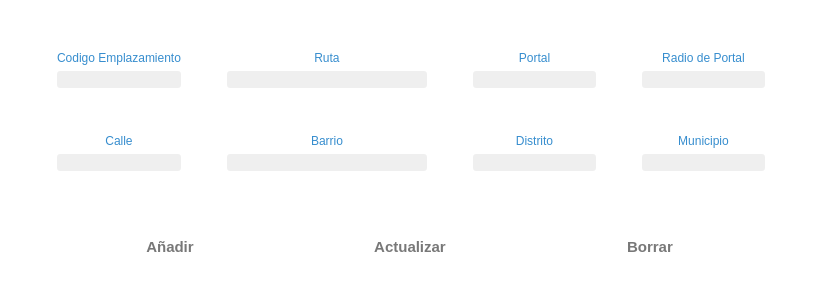
<?xml version="1.0" encoding="UTF-8"?>
<ui version="4.0">
 <class>Ruta</class>
 <widget class="QWidget" name="Ruta">
  <property name="geometry">
   <rect>
    <x>0</x>
    <y>0</y>
    <width>822</width>
    <height>287</height>
   </rect>
  </property>
  <property name="palette">
   <palette>
    <active>
     <colorrole role="Base">
      <brush brushstyle="SolidPattern">
       <color alpha="255">
        <red>46</red>
        <green>47</green>
        <blue>48</blue>
       </color>
      </brush>
     </colorrole>
     <colorrole role="Window">
      <brush brushstyle="SolidPattern">
       <color alpha="255">
        <red>255</red>
        <green>255</green>
        <blue>255</blue>
       </color>
      </brush>
     </colorrole>
    </active>
    <inactive>
     <colorrole role="Base">
      <brush brushstyle="SolidPattern">
       <color alpha="255">
        <red>46</red>
        <green>47</green>
        <blue>48</blue>
       </color>
      </brush>
     </colorrole>
     <colorrole role="Window">
      <brush brushstyle="SolidPattern">
       <color alpha="255">
        <red>255</red>
        <green>255</green>
        <blue>255</blue>
       </color>
      </brush>
     </colorrole>
    </inactive>
    <disabled>
     <colorrole role="Base">
      <brush brushstyle="SolidPattern">
       <color alpha="255">
        <red>255</red>
        <green>255</green>
        <blue>255</blue>
       </color>
      </brush>
     </colorrole>
     <colorrole role="Window">
      <brush brushstyle="SolidPattern">
       <color alpha="255">
        <red>255</red>
        <green>255</green>
        <blue>255</blue>
       </color>
      </brush>
     </colorrole>
    </disabled>
   </palette>
  </property>
  <property name="windowTitle">
   <string>Form</string>
  </property>
  <layout class="QVBoxLayout" name="verticalLayout_5">
   <item>
    <layout class="QHBoxLayout" name="horizontalLayout_2">
     <item>
      <spacer name="horizontalSpacer_2">
       <property name="orientation">
        <enum>Qt::Horizontal</enum>
       </property>
       <property name="sizeHint" stdset="0">
        <size>
         <width>40</width>
         <height>20</height>
        </size>
       </property>
      </spacer>
     </item>
     <item>
      <layout class="QHBoxLayout" name="horizontalLayout_3">
       <item>
        <layout class="QVBoxLayout" name="verticalLayout_4">
         <item>
          <spacer name="verticalSpacer_4">
           <property name="orientation">
            <enum>Qt::Vertical</enum>
           </property>
           <property name="sizeHint" stdset="0">
            <size>
             <width>20</width>
             <height>40</height>
            </size>
           </property>
          </spacer>
         </item>
         <item>
          <layout class="QVBoxLayout" name="verticalLayout">
           <item>
            <widget class="QLabel" name="label">
             <property name="styleSheet">
              <string notr="true">font: 10pt &quot;Segoe UI Semilight&quot;;
color: rgb(54, 141, 206);</string>
             </property>
             <property name="text">
              <string>Codigo Emplazamiento</string>
             </property>
             <property name="alignment">
              <set>Qt::AlignCenter</set>
             </property>
            </widget>
           </item>
           <item>
            <widget class="MyLineEditShine" name="le_codigo">
             <property name="font">
              <font>
               <family>Segoe UI</family>
               <pointsize>10</pointsize>
              </font>
             </property>
             <property name="styleSheet">
              <string notr="true">background-color: #EFEFEF; 
border-radius: 3px;
color:rgb(50, 50, 50);</string>
             </property>
             <property name="alignment">
              <set>Qt::AlignCenter</set>
             </property>
            </widget>
           </item>
          </layout>
         </item>
         <item>
          <spacer name="verticalSpacer">
           <property name="orientation">
            <enum>Qt::Vertical</enum>
           </property>
           <property name="sizeHint" stdset="0">
            <size>
             <width>20</width>
             <height>40</height>
            </size>
           </property>
          </spacer>
         </item>
         <item>
          <layout class="QVBoxLayout" name="verticalLayout_7">
           <item>
            <widget class="QLabel" name="label_3">
             <property name="styleSheet">
              <string notr="true">font: 10pt &quot;Segoe UI Semilight&quot;;
color: rgb(54, 141, 206);</string>
             </property>
             <property name="text">
              <string>Calle</string>
             </property>
             <property name="alignment">
              <set>Qt::AlignCenter</set>
             </property>
            </widget>
           </item>
           <item>
            <widget class="MyLineEditShine" name="le_calle">
             <property name="font">
              <font>
               <family>Segoe UI</family>
               <pointsize>10</pointsize>
              </font>
             </property>
             <property name="styleSheet">
              <string notr="true">background-color: #EFEFEF; 
border-radius: 3px;
color:rgb(50, 50, 50);</string>
             </property>
             <property name="alignment">
              <set>Qt::AlignCenter</set>
             </property>
            </widget>
           </item>
          </layout>
         </item>
         <item>
          <spacer name="verticalSpacer_9">
           <property name="orientation">
            <enum>Qt::Vertical</enum>
           </property>
           <property name="sizeHint" stdset="0">
            <size>
             <width>20</width>
             <height>40</height>
            </size>
           </property>
          </spacer>
         </item>
         <item>
          <layout class="QVBoxLayout" name="verticalLayout_3"/>
         </item>
        </layout>
       </item>
       <item>
        <spacer name="horizontalSpacer">
         <property name="orientation">
          <enum>Qt::Horizontal</enum>
         </property>
         <property name="sizeHint" stdset="0">
          <size>
           <width>40</width>
           <height>20</height>
          </size>
         </property>
        </spacer>
       </item>
       <item>
        <layout class="QVBoxLayout" name="verticalLayout_6">
         <item>
          <spacer name="verticalSpacer_7">
           <property name="orientation">
            <enum>Qt::Vertical</enum>
           </property>
           <property name="sizeHint" stdset="0">
            <size>
             <width>20</width>
             <height>40</height>
            </size>
           </property>
          </spacer>
         </item>
         <item>
          <layout class="QVBoxLayout" name="verticalLayout_2">
           <item>
            <widget class="QLabel" name="label_2">
             <property name="styleSheet">
              <string notr="true">font: 10pt &quot;Segoe UI Semilight&quot;;
color: rgb(54, 141, 206);</string>
             </property>
             <property name="text">
              <string>Ruta</string>
             </property>
             <property name="alignment">
              <set>Qt::AlignCenter</set>
             </property>
            </widget>
           </item>
           <item>
            <widget class="MyLineEditShine" name="le_ruta">
             <property name="font">
              <font>
               <family>Segoe UI</family>
               <pointsize>10</pointsize>
              </font>
             </property>
             <property name="styleSheet">
              <string notr="true">background-color: #EFEFEF; 
border-radius: 3px;
color:rgb(50, 50, 50);</string>
             </property>
             <property name="alignment">
              <set>Qt::AlignCenter</set>
             </property>
            </widget>
           </item>
          </layout>
         </item>
         <item>
          <spacer name="verticalSpacer_2">
           <property name="orientation">
            <enum>Qt::Vertical</enum>
           </property>
           <property name="sizeHint" stdset="0">
            <size>
             <width>20</width>
             <height>40</height>
            </size>
           </property>
          </spacer>
         </item>
         <item>
          <layout class="QVBoxLayout" name="verticalLayout_8">
           <item>
            <widget class="QLabel" name="label_4">
             <property name="styleSheet">
              <string notr="true">font: 10pt &quot;Segoe UI Semilight&quot;;
color: rgb(54, 141, 206);</string>
             </property>
             <property name="text">
              <string>Barrio</string>
             </property>
             <property name="alignment">
              <set>Qt::AlignCenter</set>
             </property>
            </widget>
           </item>
           <item>
            <widget class="MyLineEditShine" name="le_barrio">
             <property name="minimumSize">
              <size>
               <width>200</width>
               <height>0</height>
              </size>
             </property>
             <property name="font">
              <font>
               <family>Segoe UI</family>
               <pointsize>10</pointsize>
              </font>
             </property>
             <property name="styleSheet">
              <string notr="true">background-color: #EFEFEF; 
border-radius: 3px;
color:rgb(50, 50, 50);</string>
             </property>
             <property name="alignment">
              <set>Qt::AlignCenter</set>
             </property>
            </widget>
           </item>
          </layout>
         </item>
         <item>
          <spacer name="verticalSpacer_11">
           <property name="orientation">
            <enum>Qt::Vertical</enum>
           </property>
           <property name="sizeHint" stdset="0">
            <size>
             <width>20</width>
             <height>40</height>
            </size>
           </property>
          </spacer>
         </item>
         <item>
          <layout class="QVBoxLayout" name="verticalLayout_9"/>
         </item>
        </layout>
       </item>
       <item>
        <spacer name="horizontalSpacer_5">
         <property name="orientation">
          <enum>Qt::Horizontal</enum>
         </property>
         <property name="sizeHint" stdset="0">
          <size>
           <width>40</width>
           <height>20</height>
          </size>
         </property>
        </spacer>
       </item>
       <item>
        <layout class="QVBoxLayout" name="verticalLayout_12">
         <item>
          <spacer name="verticalSpacer_10">
           <property name="orientation">
            <enum>Qt::Vertical</enum>
           </property>
           <property name="sizeHint" stdset="0">
            <size>
             <width>20</width>
             <height>40</height>
            </size>
           </property>
          </spacer>
         </item>
         <item>
          <layout class="QVBoxLayout" name="verticalLayout_14">
           <item>
            <widget class="QLabel" name="l_portal">
             <property name="styleSheet">
              <string notr="true">font: 10pt &quot;Segoe UI Semilight&quot;;
color: rgb(54, 141, 206);</string>
             </property>
             <property name="text">
              <string>Portal</string>
             </property>
             <property name="alignment">
              <set>Qt::AlignCenter</set>
             </property>
            </widget>
           </item>
           <item>
            <widget class="MyLineEditShine" name="le_portal">
             <property name="font">
              <font>
               <family>Segoe UI</family>
               <pointsize>10</pointsize>
              </font>
             </property>
             <property name="styleSheet">
              <string notr="true">background-color: #EFEFEF; 
border-radius: 3px;
color:rgb(50, 50, 50);</string>
             </property>
             <property name="alignment">
              <set>Qt::AlignCenter</set>
             </property>
            </widget>
           </item>
          </layout>
         </item>
         <item>
          <spacer name="verticalSpacer_12">
           <property name="orientation">
            <enum>Qt::Vertical</enum>
           </property>
           <property name="sizeHint" stdset="0">
            <size>
             <width>20</width>
             <height>40</height>
            </size>
           </property>
          </spacer>
         </item>
         <item>
          <layout class="QVBoxLayout" name="verticalLayout_16">
           <item>
            <widget class="QLabel" name="label_8">
             <property name="styleSheet">
              <string notr="true">font: 10pt &quot;Segoe UI Semilight&quot;;
color: rgb(54, 141, 206);</string>
             </property>
             <property name="text">
              <string>Distrito</string>
             </property>
             <property name="alignment">
              <set>Qt::AlignCenter</set>
             </property>
            </widget>
           </item>
           <item>
            <widget class="MyLineEditShine" name="le_distrito">
             <property name="font">
              <font>
               <family>Segoe UI</family>
               <pointsize>10</pointsize>
              </font>
             </property>
             <property name="styleSheet">
              <string notr="true">background-color: #EFEFEF; 
border-radius: 3px;
color:rgb(50, 50, 50);</string>
             </property>
             <property name="alignment">
              <set>Qt::AlignCenter</set>
             </property>
            </widget>
           </item>
          </layout>
         </item>
         <item>
          <spacer name="verticalSpacer_14">
           <property name="orientation">
            <enum>Qt::Vertical</enum>
           </property>
           <property name="sizeHint" stdset="0">
            <size>
             <width>20</width>
             <height>40</height>
            </size>
           </property>
          </spacer>
         </item>
         <item>
          <layout class="QVBoxLayout" name="verticalLayout_17"/>
         </item>
        </layout>
       </item>
       <item>
        <spacer name="horizontalSpacer_4">
         <property name="orientation">
          <enum>Qt::Horizontal</enum>
         </property>
         <property name="sizeHint" stdset="0">
          <size>
           <width>40</width>
           <height>20</height>
          </size>
         </property>
        </spacer>
       </item>
       <item>
        <layout class="QVBoxLayout" name="verticalLayout_10">
         <item>
          <spacer name="verticalSpacer_8">
           <property name="orientation">
            <enum>Qt::Vertical</enum>
           </property>
           <property name="sizeHint" stdset="0">
            <size>
             <width>20</width>
             <height>40</height>
            </size>
           </property>
          </spacer>
         </item>
         <item>
          <layout class="QVBoxLayout" name="verticalLayout_11">
           <item>
            <widget class="QLabel" name="label_5">
             <property name="styleSheet">
              <string notr="true">font: 10pt &quot;Segoe UI Semilight&quot;;
color: rgb(54, 141, 206);</string>
             </property>
             <property name="text">
              <string>Radio de Portal</string>
             </property>
             <property name="alignment">
              <set>Qt::AlignCenter</set>
             </property>
            </widget>
           </item>
           <item>
            <widget class="MyLineEditShine" name="le_radio_portal">
             <property name="font">
              <font>
               <family>Segoe UI</family>
               <pointsize>10</pointsize>
              </font>
             </property>
             <property name="styleSheet">
              <string notr="true">background-color: #EFEFEF; 
border-radius: 3px;
color:rgb(50, 50, 50);</string>
             </property>
             <property name="alignment">
              <set>Qt::AlignCenter</set>
             </property>
            </widget>
           </item>
          </layout>
         </item>
         <item>
          <spacer name="verticalSpacer_3">
           <property name="orientation">
            <enum>Qt::Vertical</enum>
           </property>
           <property name="sizeHint" stdset="0">
            <size>
             <width>20</width>
             <height>40</height>
            </size>
           </property>
          </spacer>
         </item>
         <item>
          <layout class="QVBoxLayout" name="verticalLayout_15">
           <item>
            <widget class="QLabel" name="label_7">
             <property name="styleSheet">
              <string notr="true">font: 10pt &quot;Segoe UI Semilight&quot;;
color: rgb(54, 141, 206);</string>
             </property>
             <property name="text">
              <string>Municipio</string>
             </property>
             <property name="alignment">
              <set>Qt::AlignCenter</set>
             </property>
            </widget>
           </item>
           <item>
            <widget class="MyLineEditShine" name="le_municipio">
             <property name="font">
              <font>
               <family>Segoe UI</family>
               <pointsize>10</pointsize>
              </font>
             </property>
             <property name="styleSheet">
              <string notr="true">background-color: #EFEFEF; 
border-radius: 3px;
color:rgb(50, 50, 50);</string>
             </property>
             <property name="alignment">
              <set>Qt::AlignCenter</set>
             </property>
            </widget>
           </item>
          </layout>
         </item>
         <item>
          <spacer name="verticalSpacer_13">
           <property name="orientation">
            <enum>Qt::Vertical</enum>
           </property>
           <property name="sizeHint" stdset="0">
            <size>
             <width>20</width>
             <height>40</height>
            </size>
           </property>
          </spacer>
         </item>
         <item>
          <layout class="QVBoxLayout" name="verticalLayout_13"/>
         </item>
        </layout>
       </item>
      </layout>
     </item>
     <item>
      <spacer name="horizontalSpacer_3">
       <property name="orientation">
        <enum>Qt::Horizontal</enum>
       </property>
       <property name="sizeHint" stdset="0">
        <size>
         <width>40</width>
         <height>20</height>
        </size>
       </property>
      </spacer>
     </item>
    </layout>
   </item>
   <item>
    <spacer name="verticalSpacer_6">
     <property name="orientation">
      <enum>Qt::Vertical</enum>
     </property>
     <property name="sizeHint" stdset="0">
      <size>
       <width>20</width>
       <height>0</height>
      </size>
     </property>
    </spacer>
   </item>
   <item>
    <layout class="QHBoxLayout" name="horizontalLayout">
     <item>
      <widget class="QPushButton" name="pb_agregar">
       <property name="minimumSize">
        <size>
         <width>130</width>
         <height>40</height>
        </size>
       </property>
       <property name="maximumSize">
        <size>
         <width>130</width>
         <height>41</height>
        </size>
       </property>
       <property name="font">
        <font>
         <family>Segoe UI</family>
         <pointsize>11</pointsize>
         <weight>75</weight>
         <bold>true</bold>
        </font>
       </property>
       <property name="styleSheet">
        <string notr="true">border-radius: 10px;
color:rgb(120, 120, 120);</string>
       </property>
       <property name="text">
        <string>Añadir</string>
       </property>
       <property name="icon">
        <iconset resource="assets.qrc">
         <normaloff>:/icons/subir.png</normaloff>:/icons/subir.png</iconset>
       </property>
       <property name="iconSize">
        <size>
         <width>25</width>
         <height>25</height>
        </size>
       </property>
      </widget>
     </item>
     <item>
      <widget class="QPushButton" name="pb_actualizar">
       <property name="minimumSize">
        <size>
         <width>150</width>
         <height>40</height>
        </size>
       </property>
       <property name="maximumSize">
        <size>
         <width>150</width>
         <height>41</height>
        </size>
       </property>
       <property name="font">
        <font>
         <family>Segoe UI</family>
         <pointsize>11</pointsize>
         <weight>75</weight>
         <bold>true</bold>
        </font>
       </property>
       <property name="styleSheet">
        <string notr="true">border-radius: 10px;
color:rgb(120, 120, 120);</string>
       </property>
       <property name="text">
        <string>Actualizar</string>
       </property>
       <property name="icon">
        <iconset resource="assets.qrc">
         <normaloff>:/icons/update.png</normaloff>:/icons/update.png</iconset>
       </property>
       <property name="iconSize">
        <size>
         <width>30</width>
         <height>30</height>
        </size>
       </property>
      </widget>
     </item>
     <item>
      <widget class="QPushButton" name="pb_borrar">
       <property name="minimumSize">
        <size>
         <width>130</width>
         <height>40</height>
        </size>
       </property>
       <property name="maximumSize">
        <size>
         <width>130</width>
         <height>41</height>
        </size>
       </property>
       <property name="font">
        <font>
         <family>Segoe UI</family>
         <pointsize>11</pointsize>
         <weight>75</weight>
         <bold>true</bold>
        </font>
       </property>
       <property name="styleSheet">
        <string notr="true">border-radius: 10px;
color:rgb(120, 120, 120);</string>
       </property>
       <property name="text">
        <string>Borrar</string>
       </property>
       <property name="icon">
        <iconset resource="assets.qrc">
         <normaloff>:/icons/delete_blue.png</normaloff>:/icons/delete_blue.png</iconset>
       </property>
       <property name="iconSize">
        <size>
         <width>25</width>
         <height>25</height>
        </size>
       </property>
      </widget>
     </item>
    </layout>
   </item>
   <item>
    <spacer name="verticalSpacer_5">
     <property name="orientation">
      <enum>Qt::Vertical</enum>
     </property>
     <property name="sizeHint" stdset="0">
      <size>
       <width>20</width>
       <height>0</height>
      </size>
     </property>
    </spacer>
   </item>
  </layout>
 </widget>
 <customwidgets>
  <customwidget>
   <class>MyLineEditShine</class>
   <extends>QLineEdit</extends>
   <header location="global">mylineeditshine.h</header>
  </customwidget>
 </customwidgets>
 <resources>
  <include location="assets.qrc"/>
 </resources>
 <connections/>
</ui>
